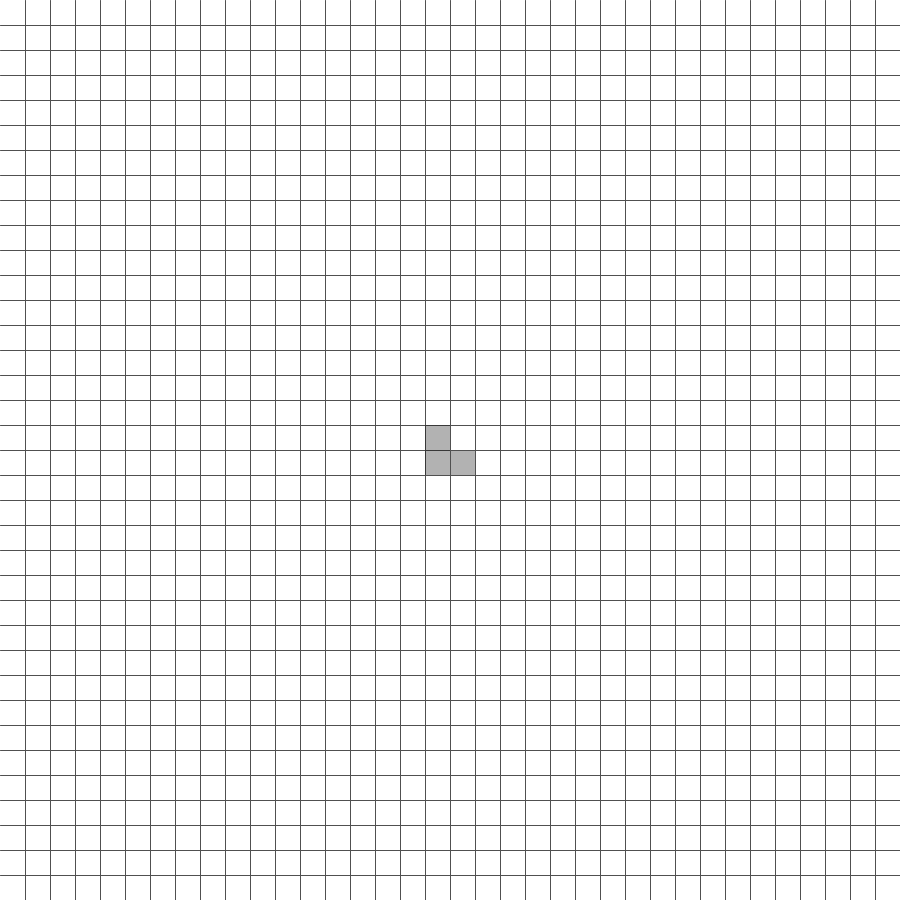
Frame 1 (no input)
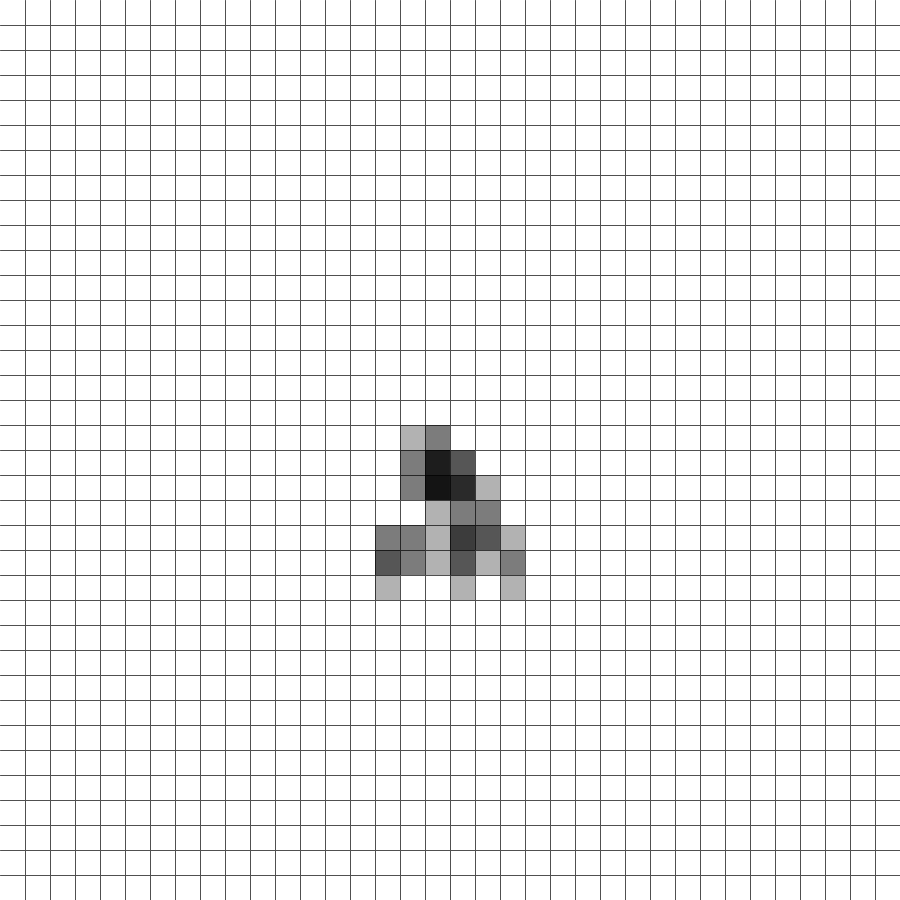
Frame 60 (no input)
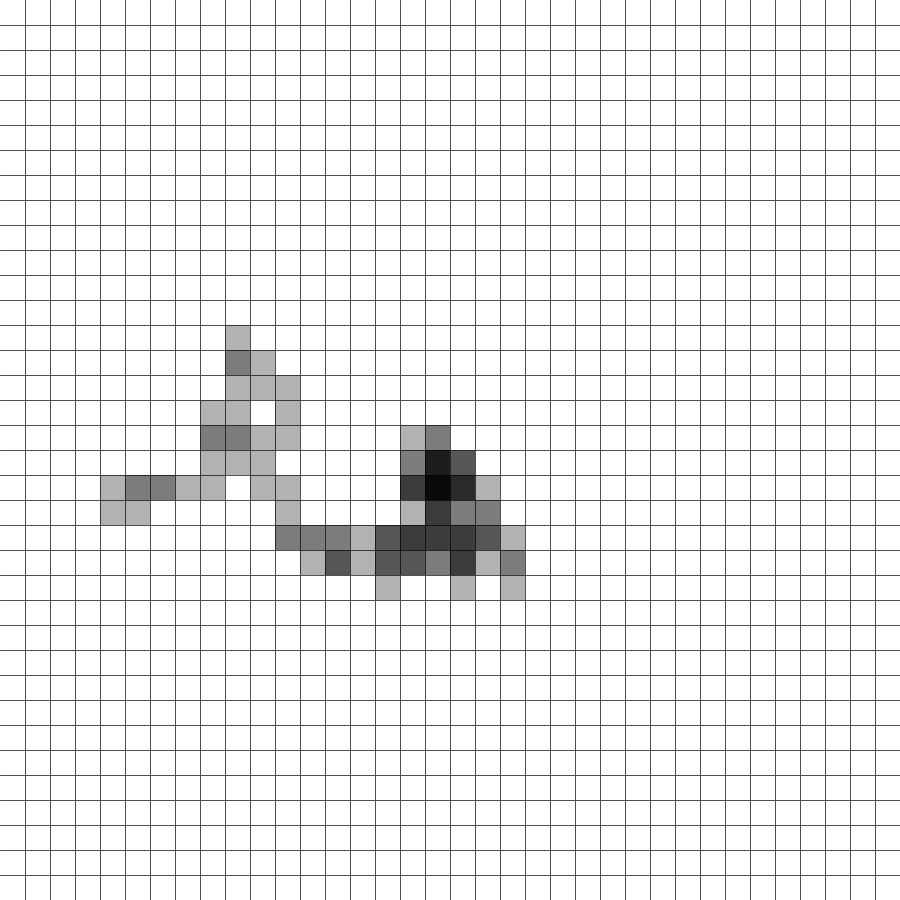
Frame 120 (the mouse pressed at the canvas centre since frame 60)

The p5.js sketch that drew these frames (run headless with seeded random() and noise() and a simulated clock; from frame 60 on, the mouse is pressed at the canvas centre):

// p5.js sketch
// ── sketch.js
let cell = 25;
let walkers = [];
function setup () {
  let size = min(windowWidth, windowHeight) * 0.9;
  size -= (size % cell);
  createCanvas(size, size);
  walkers.push(new Walker());
  drawGrid();
  draw();
}
function windowResized () {
  let size = min(windowWidth, windowHeight) * 0.9;
  size -= (size % cell);
  resizeCanvas(size, size);
  clear();
  drawGrid();
}
function mouseClicked () {
  const x = mouseX - (mouseX % cell);
  const y = mouseY - (mouseY % cell);
  walkers = [];
  walkers.push(new Walker(x, y));
  clear();
  drawGrid();
}

class Walker {
  constructor (x, y) {
    this.x = x || floor((width / cell) / 2) * cell;
    this.y = y || floor((height / cell) / 2) * cell;
    this.draw();
  }
  isOut () {
    return (this.x < 0 || this.x > width || this.y < 0 || this.y > height);
  }
  move () {
    const direction = random();
    if (direction < 0.25) {
      // Go up
      this.y -= cell;
    } else if (direction < 0.5) {
      // Go down
      this.y += cell;
    } else if (direction < 0.75) {
      // Go left
      this.x -= cell;
    } else if (direction < 1) {
      // Go right
      this.x += cell;
    }
  }
  draw () {
    fill('rgba(0, 0, 0, 0.3)');
    noStroke();
    rect(this.x, this.y, cell, cell);
  }
}

function drawGrid() {
  // Hack to avoid blurry lines
  translate(0.5, 0.5);
  
  // Define the stroke color
  stroke(80);
  // Draw the rows
  for (let y = cell; y < height; y += cell) {
    line(0, y, width, y);
  }
  
  // Draw the columns
  for (let x = cell; x < width; x += cell) {
    line(x, 0, x, height);
  }
  
  resetMatrix();
}

function draw () {
  walkers.forEach(walker => {
    if (!walker.isOut()) {
      walker.move();
      walker.draw();
    }
  });
}
